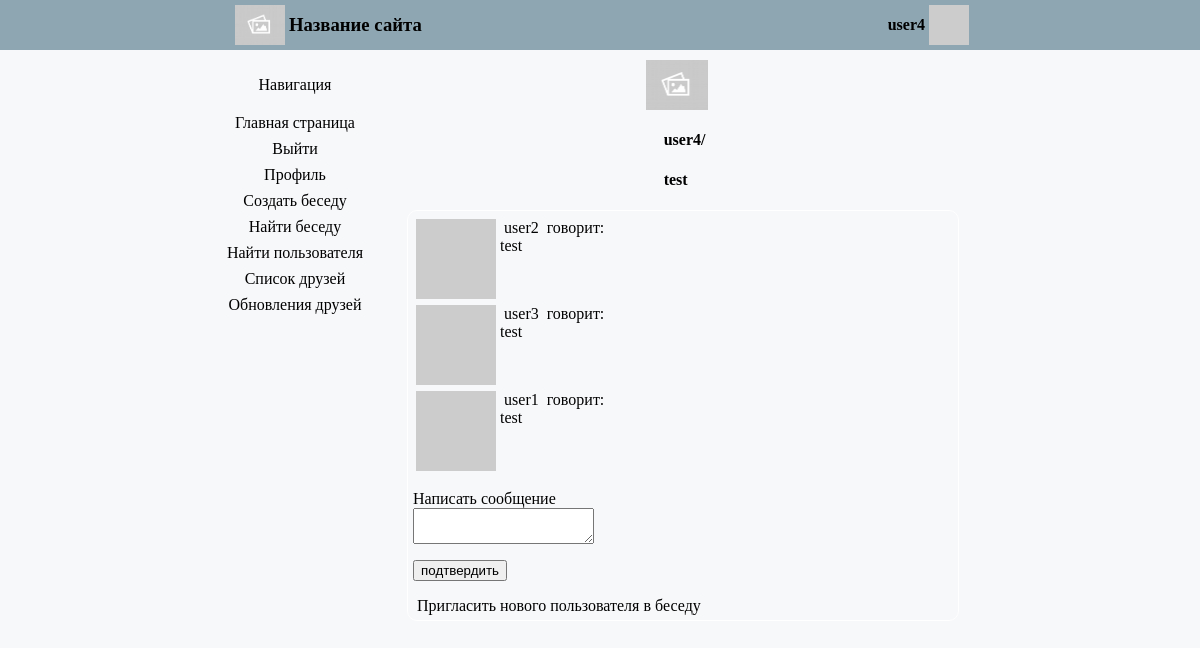
Page /chat/test (signed in) on the earlier database version.
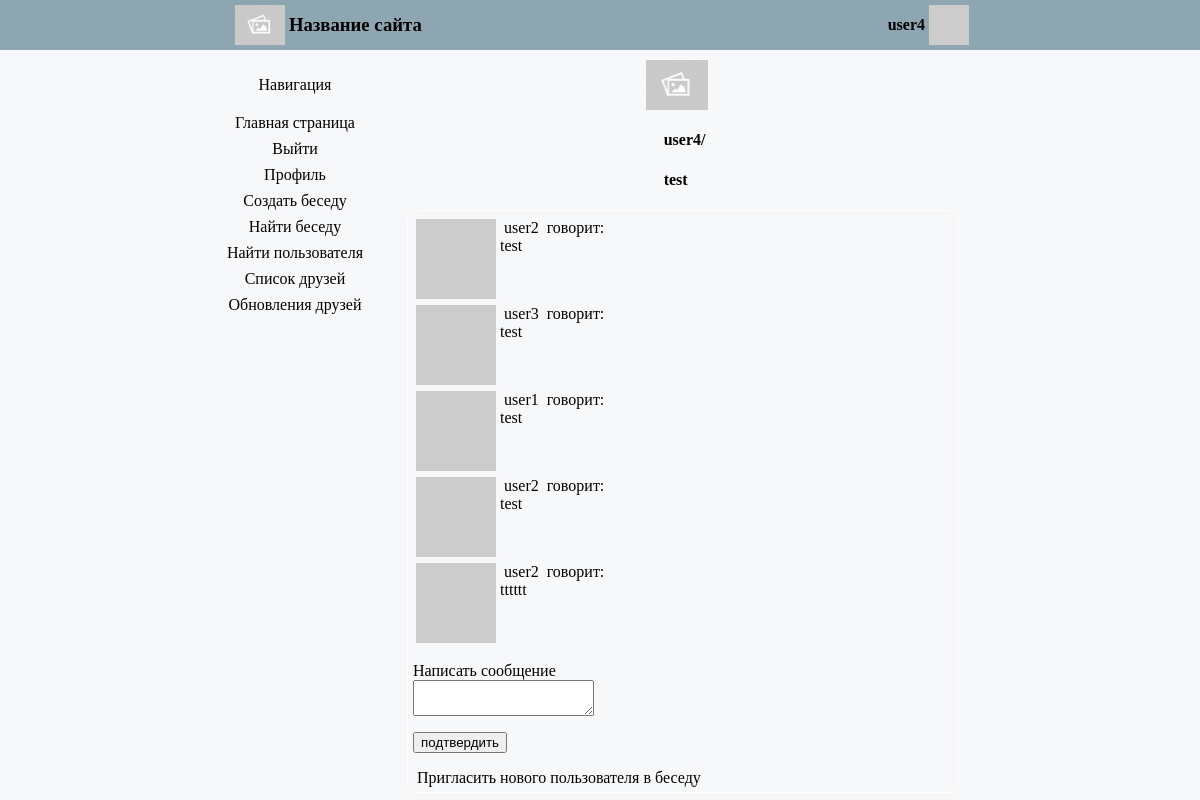
Same page on the later database version.
### app/models.py (models this page shows, shortened)
class Post(db.Model):
    id = db.Column(db.Integer, primary_key=True)
    body = db.Column(db.String(140))
    timestamp = db.Column(db.DateTime, index=True, default=datetime.now(pytz.timezone('Europe/Moscow')))
    user_id = db.Column(db.Integer, db.ForeignKey('user.id'))
    chat_id = db.Column(db.Integer, db.ForeignKey('chat.id'))

class User(UserMixin, db.Model):
    id = db.Column(db.Integer, primary_key=True)
    username = db.Column(db.String(64), index=True, unique=True)
    email = db.Column(db.String(120), index=True, unique=True)
    password_hash = db.Column(db.String(128))
    posts = db.relationship('Post', backref='author', lazy='dynamic')
    invitations = db.relationship('Invitation', backref='user', lazy='dynamic')
    about_me = db.Column(db.String(140))
    last_seen = db.Column(db.DateTime, default=datetime.now(pytz.timezone('Europe/Moscow')))
    followed = db.relationship(
        'User', secondary=followers,
        primaryjoin=(followers.c.follower_id == id),
        secondaryjoin=(followers.c.followed_id == id),
        backref=db.backref('followers', lazy='dynamic'), lazy='dynamic')
    def avatar(self, size):
        digest = md5(self.email.lower().encode('utf-8')).hexdigest()
        return 'https://www.gravatar.com/avatar/{}?d=identicon&s={}'.format(
            digest, size)

### app/routes.py (the view)
@app.route('/chat/<name>', methods=['GET', 'Post'])
@login_required
def chat(name):
    form = PostForm()
    chat = Chat.query.filter_by(name=name).first()
    if form.validate_on_submit():
        post = Post(body=form.post.data, author=current_user, chat=chat)
        db.session.add(post)
        db.session.commit()
        return redirect(url_for('chat', name=chat.name))
    posts = chat.posts
    return render_template("chat.html", title='Home Page', form=form, chat=chat,
                           posts=posts)

### app/forms.py
class PostForm(FlaskForm):
    post = TextAreaField('Написать сообщение', validators=[
        DataRequired(), Length(min=1, max=140)])
    submit = SubmitField('подтвердить')

### app/models.py (called while the page is built)
@login.user_loader
def load_user(id):
    return User.query.get(int(id))

### app/routes.py (called while the page is built)
@app.before_request
def before_request():
    if current_user.is_authenticated:
        current_user.last_seen = datetime.now(pytz.timezone('Europe/Moscow'))
        db.session.commit()

### app/templates/chat.html (shortened to what this page needs)
{% extends "base.html" %}
{% block content %}
    <link rel="stylesheet" href="../static/messages.css" type="text/css"/>
     <div class="chat-image">
            <img src="../static/empty.jpg">
        </div>
        <div class="chat-inf">
            <h4>{{ current_user.username }}/</h4>
            <h4>
                {% if chat.name.find('none') == -1 %}
                    <div><p>{{ chat.name }}</p></div>
                {% elif chat.users[0] == current_user %}
                    <div><p>{{ chat.users[1].username }}</p></div>
                {% else %}
                    <div><p>{{ chat.users[0].username }}</p></div>
                {% endif %}
            </h4>
        </div>
    <div class = "chat-instance">
        <div class="chat-message">
            {% for post in posts %}
                {% include '_post.html' %}
            {% endfor %}
            <form action="" method="post">
                <p>
                    {{ form.post.label }}<br>
                    {{ form.post(size=64) }}<br>
                </p>
                <p>{{ form.submit() }}</p>
            </form>
            {% if chat.name.find('none') == -1 %}
                <a href="{{ url_for('invite_user', name=chat.name) }}">Пригласить нового пользователя в беседу</a>
            {% endif %}
        </div>
    </div>
 {% endblock %}

### app/templates/_post.html
<table>
    <tr valign="top">
        <td><img src="{{ post.author.avatar(36) }}"></td>
        <td><a href="{{ url_for('user', username=post.author.username) }}" {{ post.author.username }}> {{ post.author.username }} </a>
            говорит:<br>{{ post.body }}
        </td>
    </tr>
</table>

Differences in the rows shown:
added Post: author.username "user2", body "test"
added Post: author.username "user2", body "tttttt"
